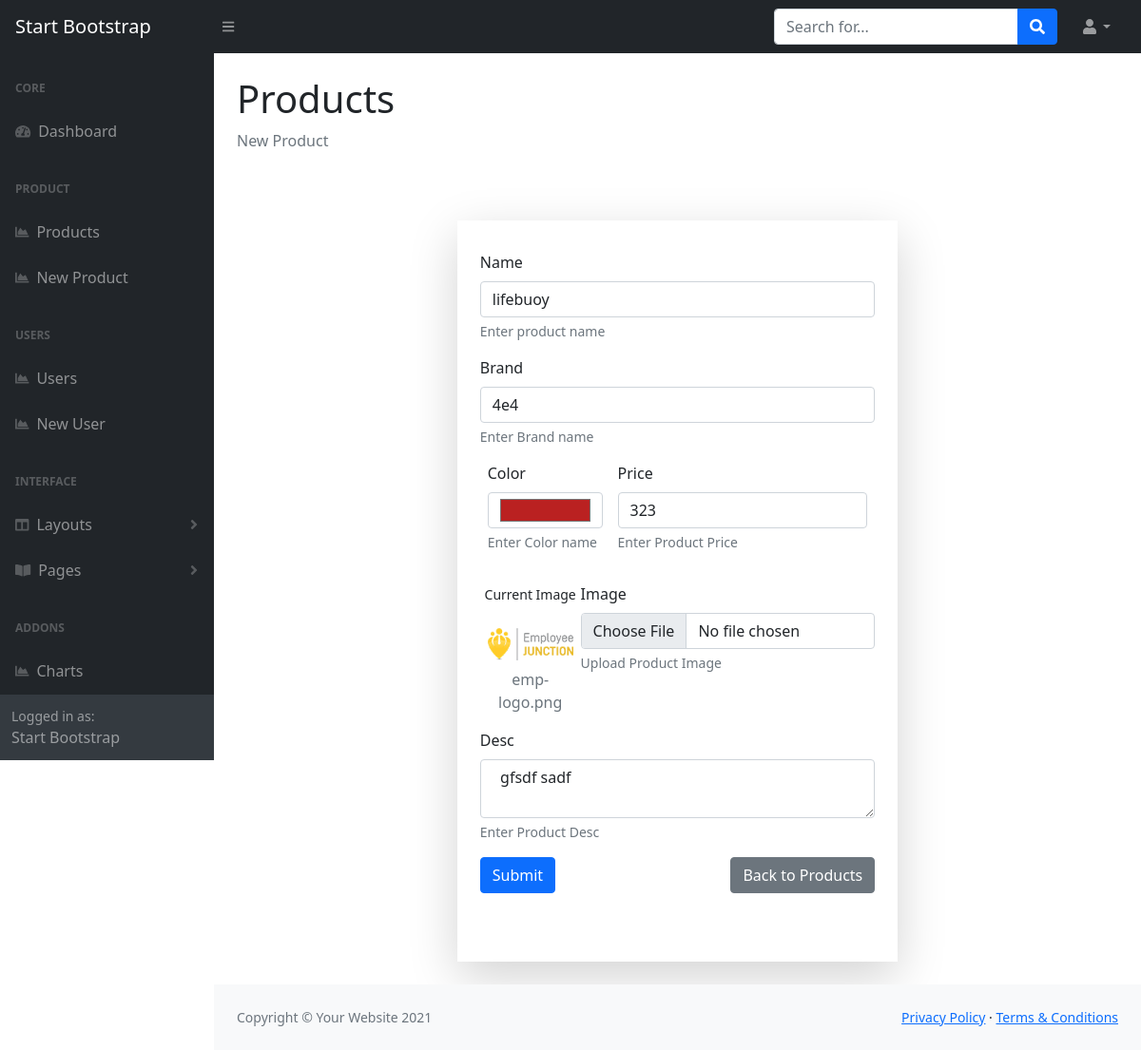
The page /admin/add-product.php?id=15 on the database its author committed.
### tables this page shows
CREATE TABLE IF NOT EXISTS `products` (
  `id` int(11) NOT NULL AUTO_INCREMENT,
  `product_name` varchar(50) NOT NULL DEFAULT '0',
  `product_brand` varchar(50) NOT NULL DEFAULT '0',
  `product_color` varchar(50) NOT NULL DEFAULT '0',
  `product_price` varchar(50) NOT NULL DEFAULT '0',
  `product_desc` text NOT NULL,
  `product_img` varchar(200) NOT NULL DEFAULT '',
  PRIMARY KEY (`id`)
);

### admin/dbcon/lib/product.php (called while the page is built, shortened)
<?php
class product implements crud {
    private  $conn;
    public function __construct($conn)
    {
        $this->conn = $conn;
    }
    public function edit($id)
    {
        $sql = "SELECT * FROM products WHERE id=$id";
        $stmt =  $this->conn->prepare($sql);
        $stmt->execute();
        $stmt->setFetchMode(PDO::FETCH_ASSOC);
        return $stmt->fetch();
    }
}

### admin/add-product.php (the view, shortened to what this page needs)
<?php include('include/head.php'); ?>
<?php include('include/header.php'); ?>
<?php include('include/sidebar.php'); ?>
<?php
    $id = $_GET['id'] ?? 0;
    $instance = DB::getInstance();
    $conn = $instance->getConnection();
    $newProduct =  new Product($conn);
    if(isset($id) && !empty($id)) {
        $getProduct = $newProduct;
        $products =  $getProduct->edit($id);
    }
?>
<main>
    <div class="container-fluid px-4">
        <h1 class="mt-4">Products</h1>
        <ol class="breadcrumb mb-4">
            <li class="breadcrumb-item active">New Product</li>
        </ol>
        <div class="row">
            <div class="mb-4">
                <div class="col-6 mx-auto">
                <form action="" method="post" class="bg-white shadow-lg p-4 mt-5" enctype="multipart/form-data">
                    <div class="mb-3">
                        <label for="name" class="form-label">Name</label>
                        <input type="text" class="form-control" name="name" id="name" aria-describedby="nameHelp" value="<?= $products['product_name'] ?? '' ?>">
                        <div id="nameHelp" class="form-text">Enter product name</div>
                    </div>
                    <div class="mb-3">
                        <label for="brand" class="form-label">Brand</label>
                        <input type="text" class="form-control" name="brand" id="brand" aria-describedby="brandHelp"  value="<?= $products['product_brand'] ?? '' ?>">
                        <div id="brandHelp" class="form-text">Enter Brand name</div>
                    </div>
                    <div class="d-flex flex-row mb-3 justify-content-between">
                        <div class="flex-grow-1 px-2 mb-3">
                            <label for="color" class="form-label">Color</label>
                            <input type="color" class="form-control" style="height: 38px;" name="color" id="color" aria-describedby="colorHelp"  value="<?= $products['product_color'] ?? '' ?>">
                            <div id="colorHelp" class="form-text">Enter Color name</div>
                        </div>
                        <div class="flex-grow-1 px-2 mb-3">
                            <label for="price" class="form-label">Price</label>
                            <input type="number" step="any" class="form-control" name="price" id="price" aria-describedby="priceHelp"  value="<?= $products['product_price'] ?? '' ?>">
                            <div id="priceHelp" class="form-text">Enter Product Price</div>
                        </div>
                    </div>
                    <div class="d-flex flex-row justify-content-center">
                        <?php  if(isset($products['product_img']) && !empty($products['product_img'])): ?>
                            <div class="flex-lg-shrink-1">
                                <p class="text-center"><small>Current Image</small></p>
                                <img class="w-100 p-2" src="images/<?= $products['product_img'] ?? '' ?>"/>
                                <p class="text-secondary text-center"><?= $products['product_img'] ?? '' ?></p>
                            </div>
                        <?php endif; ?>
                        <div class="mb-3 w-100">
                            <label for="image" class="form-label">Image</label>
                            <input type="file" class="form-control file" data-browse-on-zone-click="true" name="image" id="image" aria-describedby="imageHelp"  value="<?= $products['product_img'] ?? '' ?>">
                            <div id="imageHelp" class="form-text">Upload Product Image</div>
                        </div>
                    </div>
                    <div class="mb-3">
                        <label for="desc" class="form-label">Desc</label>
                        <textarea name="desc" class="form-control" id="desc" aria-describedby="descHelp"> <?= $products['product_desc'] ?? '' ?></textarea>
                        <div id="descHelp" class="form-text">Enter Product Desc</div>
                    </div>
                    <button type="submit" name="<?= isset($products['id'])? 'update' : 'submit' ?>" class="mb-5 btn btn-primary">Submit</button>
                    <a href="products.php" type="submit" class="mb-5 btn btn-secondary float-end">Back to Products</a>
                </form>
                </div>
            </div>
        </div>
    </div>
</main>
<?php include('include/footer.php'); ?>

### rows shown on the page
products: name "lifebuoy", brand "4e4", color "#ba2121", price "323", product_img (picture), product_img "emp-logo.png", desc "gfsdf sadf"
